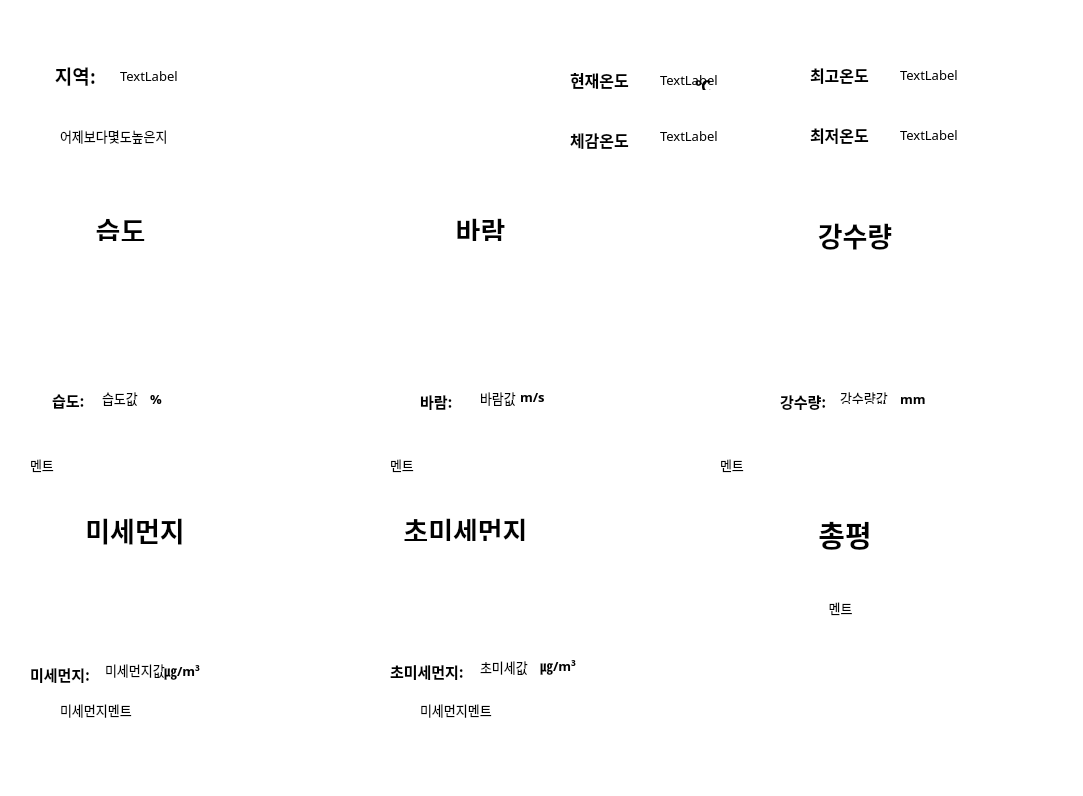
<?xml version="1.0" encoding="UTF-8"?>
<ui version="4.0">
 <class>MainWindow</class>
 <widget class="QMainWindow" name="MainWindow">
  <property name="geometry">
   <rect>
    <x>0</x>
    <y>0</y>
    <width>1083</width>
    <height>796</height>
   </rect>
  </property>
  <property name="palette">
   <palette>
    <active>
     <colorrole role="Base">
      <brush brushstyle="SolidPattern">
       <color alpha="255">
        <red>255</red>
        <green>255</green>
        <blue>255</blue>
       </color>
      </brush>
     </colorrole>
     <colorrole role="Window">
      <brush brushstyle="SolidPattern">
       <color alpha="255">
        <red>255</red>
        <green>255</green>
        <blue>255</blue>
       </color>
      </brush>
     </colorrole>
    </active>
    <inactive>
     <colorrole role="Base">
      <brush brushstyle="SolidPattern">
       <color alpha="255">
        <red>255</red>
        <green>255</green>
        <blue>255</blue>
       </color>
      </brush>
     </colorrole>
     <colorrole role="Window">
      <brush brushstyle="SolidPattern">
       <color alpha="255">
        <red>255</red>
        <green>255</green>
        <blue>255</blue>
       </color>
      </brush>
     </colorrole>
    </inactive>
    <disabled>
     <colorrole role="Base">
      <brush brushstyle="SolidPattern">
       <color alpha="255">
        <red>255</red>
        <green>255</green>
        <blue>255</blue>
       </color>
      </brush>
     </colorrole>
     <colorrole role="Window">
      <brush brushstyle="SolidPattern">
       <color alpha="255">
        <red>255</red>
        <green>255</green>
        <blue>255</blue>
       </color>
      </brush>
     </colorrole>
    </disabled>
   </palette>
  </property>
  <property name="font">
   <font>
    <family>NanumBarunGothic</family>
    <pointsize>10</pointsize>
   </font>
  </property>
  <property name="windowTitle">
   <string>MainWindow</string>
  </property>
  <widget class="QWidget" name="centralwidget">
   <widget class="QLabel" name="area_title">
    <property name="geometry">
     <rect>
      <x>30</x>
      <y>60</y>
      <width>91</width>
      <height>31</height>
     </rect>
    </property>
    <property name="text">
     <string>&lt;html&gt;&lt;head/&gt;&lt;body&gt;&lt;p align=&quot;center&quot;&gt;&lt;span style=&quot; font-size:14pt; font-weight:600;&quot;&gt;지역:&lt;/span&gt;&lt;/p&gt;&lt;/body&gt;&lt;/html&gt;</string>
    </property>
   </widget>
   <widget class="QLabel" name="curr_temp_title">
    <property name="geometry">
     <rect>
      <x>570</x>
      <y>60</y>
      <width>120</width>
      <height>40</height>
     </rect>
    </property>
    <property name="font">
     <font>
      <family>NanumBarunGothic</family>
      <pointsize>15</pointsize>
     </font>
    </property>
    <property name="text">
     <string>&lt;html&gt;&lt;head/&gt;&lt;body&gt;&lt;p&gt;&lt;span style=&quot; font-size:12pt; font-weight:600;&quot;&gt;현재온도&lt;/span&gt;&lt;/p&gt;&lt;/body&gt;&lt;/html&gt;</string>
    </property>
   </widget>
   <widget class="QLabel" name="min_temp_title">
    <property name="geometry">
     <rect>
      <x>810</x>
      <y>115</y>
      <width>120</width>
      <height>40</height>
     </rect>
    </property>
    <property name="font">
     <font>
      <family>NanumBarunGothic</family>
      <pointsize>15</pointsize>
     </font>
    </property>
    <property name="text">
     <string>&lt;html&gt;&lt;head/&gt;&lt;body&gt;&lt;p&gt;&lt;span style=&quot; font-size:12pt; font-weight:600;&quot;&gt;최저온도&lt;/span&gt;&lt;/p&gt;&lt;/body&gt;&lt;/html&gt;</string>
    </property>
   </widget>
   <widget class="QLabel" name="max_temp_title">
    <property name="geometry">
     <rect>
      <x>810</x>
      <y>55</y>
      <width>120</width>
      <height>40</height>
     </rect>
    </property>
    <property name="font">
     <font>
      <family>NanumBarunGothic</family>
      <pointsize>15</pointsize>
     </font>
    </property>
    <property name="text">
     <string>&lt;html&gt;&lt;head/&gt;&lt;body&gt;&lt;p&gt;&lt;span style=&quot; font-size:12pt; font-weight:600;&quot;&gt;최고온도&lt;/span&gt;&lt;/p&gt;&lt;/body&gt;&lt;/html&gt;</string>
    </property>
   </widget>
   <widget class="QLabel" name="chill_temp_title">
    <property name="geometry">
     <rect>
      <x>570</x>
      <y>120</y>
      <width>120</width>
      <height>40</height>
     </rect>
    </property>
    <property name="font">
     <font>
      <family>NanumBarunGothic</family>
      <pointsize>15</pointsize>
     </font>
    </property>
    <property name="text">
     <string>&lt;html&gt;&lt;head/&gt;&lt;body&gt;&lt;p&gt;&lt;span style=&quot; font-size:12pt; font-weight:600;&quot;&gt;체감온도&lt;/span&gt;&lt;/p&gt;&lt;/body&gt;&lt;/html&gt;</string>
    </property>
   </widget>
   <widget class="QLabel" name="temp_diff_data">
    <property name="geometry">
     <rect>
      <x>60</x>
      <y>120</y>
      <width>361</width>
      <height>31</height>
     </rect>
    </property>
    <property name="text">
     <string>어제보다몇도높은지</string>
    </property>
   </widget>
   <widget class="QLabel" name="fhumidity_title">
    <property name="geometry">
     <rect>
      <x>60</x>
      <y>210</y>
      <width>121</width>
      <height>31</height>
     </rect>
    </property>
    <property name="text">
     <string>&lt;html&gt;&lt;head/&gt;&lt;body&gt;&lt;p align=&quot;center&quot;&gt;&lt;span style=&quot; font-size:20pt; font-weight:600;&quot;&gt;습도&lt;/span&gt;&lt;/p&gt;&lt;/body&gt;&lt;/html&gt;</string>
    </property>
   </widget>
   <widget class="QLabel" name="udust_title">
    <property name="geometry">
     <rect>
      <x>390</x>
      <y>510</y>
      <width>151</width>
      <height>31</height>
     </rect>
    </property>
    <property name="text">
     <string>&lt;html&gt;&lt;head/&gt;&lt;body&gt;&lt;p align=&quot;center&quot;&gt;&lt;span style=&quot; font-size:20pt; font-weight:600;&quot;&gt;초미세먼지&lt;/span&gt;&lt;/p&gt;&lt;/body&gt;&lt;/html&gt;</string>
    </property>
   </widget>
   <widget class="QLabel" name="wind_title">
    <property name="geometry">
     <rect>
      <x>450</x>
      <y>210</y>
      <width>61</width>
      <height>31</height>
     </rect>
    </property>
    <property name="text">
     <string>&lt;html&gt;&lt;head/&gt;&lt;body&gt;&lt;p align=&quot;center&quot;&gt;&lt;span style=&quot; font-size:20pt; font-weight:600;&quot;&gt;바람&lt;/span&gt;&lt;/p&gt;&lt;/body&gt;&lt;/html&gt;</string>
    </property>
   </widget>
   <widget class="QLabel" name="rain_title">
    <property name="geometry">
     <rect>
      <x>780</x>
      <y>210</y>
      <width>150</width>
      <height>50</height>
     </rect>
    </property>
    <property name="text">
     <string>&lt;html&gt;&lt;head/&gt;&lt;body&gt;&lt;p align=&quot;center&quot;&gt;&lt;span style=&quot; font-size:20pt; font-weight:600;&quot;&gt;강수량&lt;/span&gt;&lt;/p&gt;&lt;/body&gt;&lt;/html&gt;</string>
    </property>
   </widget>
   <widget class="QLabel" name="dust_title">
    <property name="geometry">
     <rect>
      <x>60</x>
      <y>505</y>
      <width>150</width>
      <height>50</height>
     </rect>
    </property>
    <property name="text">
     <string>&lt;html&gt;&lt;head/&gt;&lt;body&gt;&lt;p align=&quot;center&quot;&gt;&lt;span style=&quot; font-size:20pt; font-weight:600;&quot;&gt;미세먼지&lt;/span&gt;&lt;/p&gt;&lt;/body&gt;&lt;/html&gt;</string>
    </property>
   </widget>
   <widget class="QLabel" name="dress_title">
    <property name="geometry">
     <rect>
      <x>720</x>
      <y>510</y>
      <width>250</width>
      <height>50</height>
     </rect>
    </property>
    <property name="text">
     <string>&lt;html&gt;&lt;head/&gt;&lt;body&gt;&lt;p align=&quot;center&quot;&gt;&lt;span style=&quot; font-size:22pt; font-weight:600;&quot;&gt;총평&lt;/span&gt;&lt;/p&gt;&lt;/body&gt;&lt;/html&gt;</string>
    </property>
   </widget>
   <widget class="QLabel" name="label_2">
    <property name="geometry">
     <rect>
      <x>60</x>
      <y>240</y>
      <width>121</width>
      <height>110</height>
     </rect>
    </property>
    <property name="text">
     <string>&lt;html&gt;&lt;head/&gt;&lt;body&gt;&lt;p&gt;&lt;img src=&quot;:/file/기쁜표정.png&quot;/&gt;&lt;/p&gt;&lt;/body&gt;&lt;/html&gt;</string>
    </property>
   </widget>
   <widget class="QLabel" name="label_3">
    <property name="geometry">
     <rect>
      <x>420</x>
      <y>240</y>
      <width>151</width>
      <height>121</height>
     </rect>
    </property>
    <property name="text">
     <string>&lt;html&gt;&lt;head/&gt;&lt;body&gt;&lt;p&gt;&lt;img src=&quot;:/file/놀란표정.png&quot;/&gt;&lt;/p&gt;&lt;/body&gt;&lt;/html&gt;</string>
    </property>
   </widget>
   <widget class="QLabel" name="label_5">
    <property name="geometry">
     <rect>
      <x>810</x>
      <y>240</y>
      <width>121</width>
      <height>110</height>
     </rect>
    </property>
    <property name="text">
     <string>&lt;html&gt;&lt;head/&gt;&lt;body&gt;&lt;p&gt;&lt;img src=&quot;:/file/슬픈표정.png&quot;/&gt;&lt;/p&gt;&lt;/body&gt;&lt;/html&gt;</string>
    </property>
   </widget>
   <widget class="QLabel" name="label_6">
    <property name="geometry">
     <rect>
      <x>60</x>
      <y>540</y>
      <width>120</width>
      <height>110</height>
     </rect>
    </property>
    <property name="text">
     <string>&lt;html&gt;&lt;head/&gt;&lt;body&gt;&lt;p&gt;&lt;img src=&quot;:/file/기쁜표정.png&quot;/&gt;&lt;/p&gt;&lt;/body&gt;&lt;/html&gt;</string>
    </property>
   </widget>
   <widget class="QLabel" name="label_7">
    <property name="geometry">
     <rect>
      <x>410</x>
      <y>540</y>
      <width>131</width>
      <height>101</height>
     </rect>
    </property>
    <property name="text">
     <string>&lt;html&gt;&lt;head/&gt;&lt;body&gt;&lt;p&gt;&lt;img src=&quot;:/file/슬픈표정.png&quot;/&gt;&lt;/p&gt;&lt;/body&gt;&lt;/html&gt;</string>
    </property>
   </widget>
   <widget class="QLabel" name="dress_comm">
    <property name="geometry">
     <rect>
      <x>630</x>
      <y>548</y>
      <width>421</width>
      <height>121</height>
     </rect>
    </property>
    <property name="text">
     <string>&lt;html&gt;&lt;head/&gt;&lt;body&gt;&lt;p align=&quot;center&quot;&gt;멘트&lt;/p&gt;&lt;/body&gt;&lt;/html&gt;</string>
    </property>
   </widget>
   <widget class="QLabel" name="fhumidity_comm">
    <property name="geometry">
     <rect>
      <x>30</x>
      <y>450</y>
      <width>271</width>
      <height>30</height>
     </rect>
    </property>
    <property name="text">
     <string>멘트</string>
    </property>
   </widget>
   <widget class="QLabel" name="wind_comm">
    <property name="geometry">
     <rect>
      <x>390</x>
      <y>450</y>
      <width>300</width>
      <height>30</height>
     </rect>
    </property>
    <property name="text">
     <string>멘트</string>
    </property>
   </widget>
   <widget class="QLabel" name="rain_comm">
    <property name="geometry">
     <rect>
      <x>720</x>
      <y>450</y>
      <width>300</width>
      <height>30</height>
     </rect>
    </property>
    <property name="text">
     <string>멘트</string>
    </property>
   </widget>
   <widget class="QLabel" name="fhumidity_data">
    <property name="geometry">
     <rect>
      <x>102</x>
      <y>388</y>
      <width>60</width>
      <height>20</height>
     </rect>
    </property>
    <property name="text">
     <string>습도값</string>
    </property>
   </widget>
   <widget class="QLabel" name="wind_data">
    <property name="geometry">
     <rect>
      <x>480</x>
      <y>388</y>
      <width>60</width>
      <height>20</height>
     </rect>
    </property>
    <property name="text">
     <string>바람값</string>
    </property>
   </widget>
   <widget class="QLabel" name="rain_data">
    <property name="geometry">
     <rect>
      <x>840</x>
      <y>392</y>
      <width>56</width>
      <height>12</height>
     </rect>
    </property>
    <property name="text">
     <string>강수량값</string>
    </property>
   </widget>
   <widget class="QLabel" name="dust_data">
    <property name="geometry">
     <rect>
      <x>105</x>
      <y>660</y>
      <width>60</width>
      <height>20</height>
     </rect>
    </property>
    <property name="text">
     <string>미세먼지값</string>
    </property>
   </widget>
   <widget class="QLabel" name="udust_data">
    <property name="geometry">
     <rect>
      <x>480</x>
      <y>657</y>
      <width>60</width>
      <height>20</height>
     </rect>
    </property>
    <property name="text">
     <string>초미세값</string>
    </property>
   </widget>
   <widget class="QLabel" name="dust_comm">
    <property name="geometry">
     <rect>
      <x>60</x>
      <y>690</y>
      <width>121</width>
      <height>40</height>
     </rect>
    </property>
    <property name="text">
     <string>미세먼지멘트</string>
    </property>
   </widget>
   <widget class="QLabel" name="udust_comm">
    <property name="geometry">
     <rect>
      <x>420</x>
      <y>690</y>
      <width>121</width>
      <height>40</height>
     </rect>
    </property>
    <property name="text">
     <string>미세먼지멘트</string>
    </property>
   </widget>
   <widget class="QLabel" name="area_data">
    <property name="geometry">
     <rect>
      <x>120</x>
      <y>60</y>
      <width>361</width>
      <height>31</height>
     </rect>
    </property>
    <property name="text">
     <string>TextLabel</string>
    </property>
   </widget>
   <widget class="QLabel" name="maxTemp">
    <property name="geometry">
     <rect>
      <x>900</x>
      <y>55</y>
      <width>120</width>
      <height>40</height>
     </rect>
    </property>
    <property name="text">
     <string>TextLabel</string>
    </property>
   </widget>
   <widget class="QLabel" name="minTemp">
    <property name="geometry">
     <rect>
      <x>900</x>
      <y>115</y>
      <width>120</width>
      <height>40</height>
     </rect>
    </property>
    <property name="text">
     <string>TextLabel</string>
    </property>
   </widget>
   <widget class="QLabel" name="currentTemp">
    <property name="geometry">
     <rect>
      <x>660</x>
      <y>60</y>
      <width>61</width>
      <height>40</height>
     </rect>
    </property>
    <property name="text">
     <string>TextLabel</string>
    </property>
   </widget>
   <widget class="QLabel" name="actTemp">
    <property name="geometry">
     <rect>
      <x>660</x>
      <y>120</y>
      <width>91</width>
      <height>31</height>
     </rect>
    </property>
    <property name="text">
     <string>TextLabel</string>
    </property>
   </widget>
   <widget class="QLabel" name="label">
    <property name="geometry">
     <rect>
      <x>52</x>
      <y>389</y>
      <width>60</width>
      <height>20</height>
     </rect>
    </property>
    <property name="text">
     <string>&lt;html&gt;&lt;head/&gt;&lt;body&gt;&lt;p&gt;&lt;span style=&quot; font-size:11pt; font-weight:600;&quot;&gt;습도:&lt;/span&gt;&lt;/p&gt;&lt;/body&gt;&lt;/html&gt;</string>
    </property>
   </widget>
   <widget class="QLabel" name="label_4">
    <property name="geometry">
     <rect>
      <x>420</x>
      <y>390</y>
      <width>60</width>
      <height>20</height>
     </rect>
    </property>
    <property name="text">
     <string>&lt;html&gt;&lt;head/&gt;&lt;body&gt;&lt;p&gt;&lt;span style=&quot; font-size:11pt; font-weight:600;&quot;&gt;바람:&lt;/span&gt;&lt;/p&gt;&lt;/body&gt;&lt;/html&gt;</string>
    </property>
   </widget>
   <widget class="QLabel" name="label_8">
    <property name="geometry">
     <rect>
      <x>780</x>
      <y>390</y>
      <width>60</width>
      <height>20</height>
     </rect>
    </property>
    <property name="text">
     <string>&lt;html&gt;&lt;head/&gt;&lt;body&gt;&lt;p&gt;&lt;span style=&quot; font-size:11pt; font-weight:600;&quot;&gt;강수량:&lt;/span&gt;&lt;/p&gt;&lt;/body&gt;&lt;/html&gt;</string>
    </property>
   </widget>
   <widget class="QLabel" name="label_9">
    <property name="geometry">
     <rect>
      <x>30</x>
      <y>663</y>
      <width>91</width>
      <height>20</height>
     </rect>
    </property>
    <property name="text">
     <string>&lt;html&gt;&lt;head/&gt;&lt;body&gt;&lt;p&gt;&lt;span style=&quot; font-size:11pt; font-weight:600;&quot;&gt;미세먼지:&lt;/span&gt;&lt;/p&gt;&lt;/body&gt;&lt;/html&gt;</string>
    </property>
   </widget>
   <widget class="QLabel" name="label_10">
    <property name="geometry">
     <rect>
      <x>900</x>
      <y>390</y>
      <width>56</width>
      <height>16</height>
     </rect>
    </property>
    <property name="text">
     <string>&lt;html&gt;&lt;head/&gt;&lt;body&gt;&lt;p&gt;&lt;span style=&quot; font-weight:600;&quot;&gt;mm&lt;/span&gt;&lt;/p&gt;&lt;/body&gt;&lt;/html&gt;</string>
    </property>
   </widget>
   <widget class="QLabel" name="label_11">
    <property name="geometry">
     <rect>
      <x>520</x>
      <y>387</y>
      <width>56</width>
      <height>20</height>
     </rect>
    </property>
    <property name="text">
     <string>&lt;html&gt;&lt;head/&gt;&lt;body&gt;&lt;p&gt;&lt;span style=&quot; font-weight:600;&quot;&gt;m/s&lt;/span&gt;&lt;/p&gt;&lt;/body&gt;&lt;/html&gt;</string>
    </property>
   </widget>
   <widget class="QLabel" name="label_12">
    <property name="geometry">
     <rect>
      <x>150</x>
      <y>390</y>
      <width>31</width>
      <height>16</height>
     </rect>
    </property>
    <property name="text">
     <string>&lt;html&gt;&lt;head/&gt;&lt;body&gt;&lt;p&gt;&lt;span style=&quot; font-weight:600;&quot;&gt;%&lt;/span&gt;&lt;/p&gt;&lt;/body&gt;&lt;/html&gt;</string>
    </property>
   </widget>
   <widget class="QLabel" name="label_13">
    <property name="geometry">
     <rect>
      <x>164</x>
      <y>660</y>
      <width>60</width>
      <height>20</height>
     </rect>
    </property>
    <property name="text">
     <string>&lt;html&gt;&lt;head/&gt;&lt;body&gt;&lt;p&gt;&lt;span style=&quot; font-weight:600;&quot;&gt;㎍/m³&lt;/span&gt;&lt;/p&gt;&lt;/body&gt;&lt;/html&gt;</string>
    </property>
   </widget>
   <widget class="QLabel" name="label_14">
    <property name="geometry">
     <rect>
      <x>390</x>
      <y>660</y>
      <width>91</width>
      <height>20</height>
     </rect>
    </property>
    <property name="text">
     <string>&lt;html&gt;&lt;head/&gt;&lt;body&gt;&lt;p&gt;&lt;span style=&quot; font-size:11pt; font-weight:600;&quot;&gt;초미세먼지:&lt;/span&gt;&lt;/p&gt;&lt;/body&gt;&lt;/html&gt;</string>
    </property>
   </widget>
   <widget class="QLabel" name="label_15">
    <property name="geometry">
     <rect>
      <x>540</x>
      <y>655</y>
      <width>60</width>
      <height>20</height>
     </rect>
    </property>
    <property name="text">
     <string>&lt;html&gt;&lt;head/&gt;&lt;body&gt;&lt;p&gt;&lt;span style=&quot; font-weight:600;&quot;&gt;㎍/m³&lt;/span&gt;&lt;/p&gt;&lt;/body&gt;&lt;/html&gt;</string>
    </property>
   </widget>
   <widget class="QLabel" name="label_16">
    <property name="geometry">
     <rect>
      <x>695</x>
      <y>74</y>
      <width>56</width>
      <height>16</height>
     </rect>
    </property>
    <property name="text">
     <string>&lt;html&gt;&lt;head/&gt;&lt;body&gt;&lt;p&gt;&lt;span style=&quot; font-size:12pt; font-weight:600;&quot;&gt;℃&lt;/span&gt;&lt;/p&gt;&lt;/body&gt;&lt;/html&gt;</string>
    </property>
   </widget>
  </widget>
 </widget>
 <resources>
  <include location="res.qrc"/>
 </resources>
 <connections/>
 <designerdata>
  <property name="gridDeltaX">
   <number>30</number>
  </property>
  <property name="gridDeltaY">
   <number>30</number>
  </property>
  <property name="gridSnapX">
   <bool>true</bool>
  </property>
  <property name="gridSnapY">
   <bool>true</bool>
  </property>
  <property name="gridVisible">
   <bool>true</bool>
  </property>
 </designerdata>
</ui>
